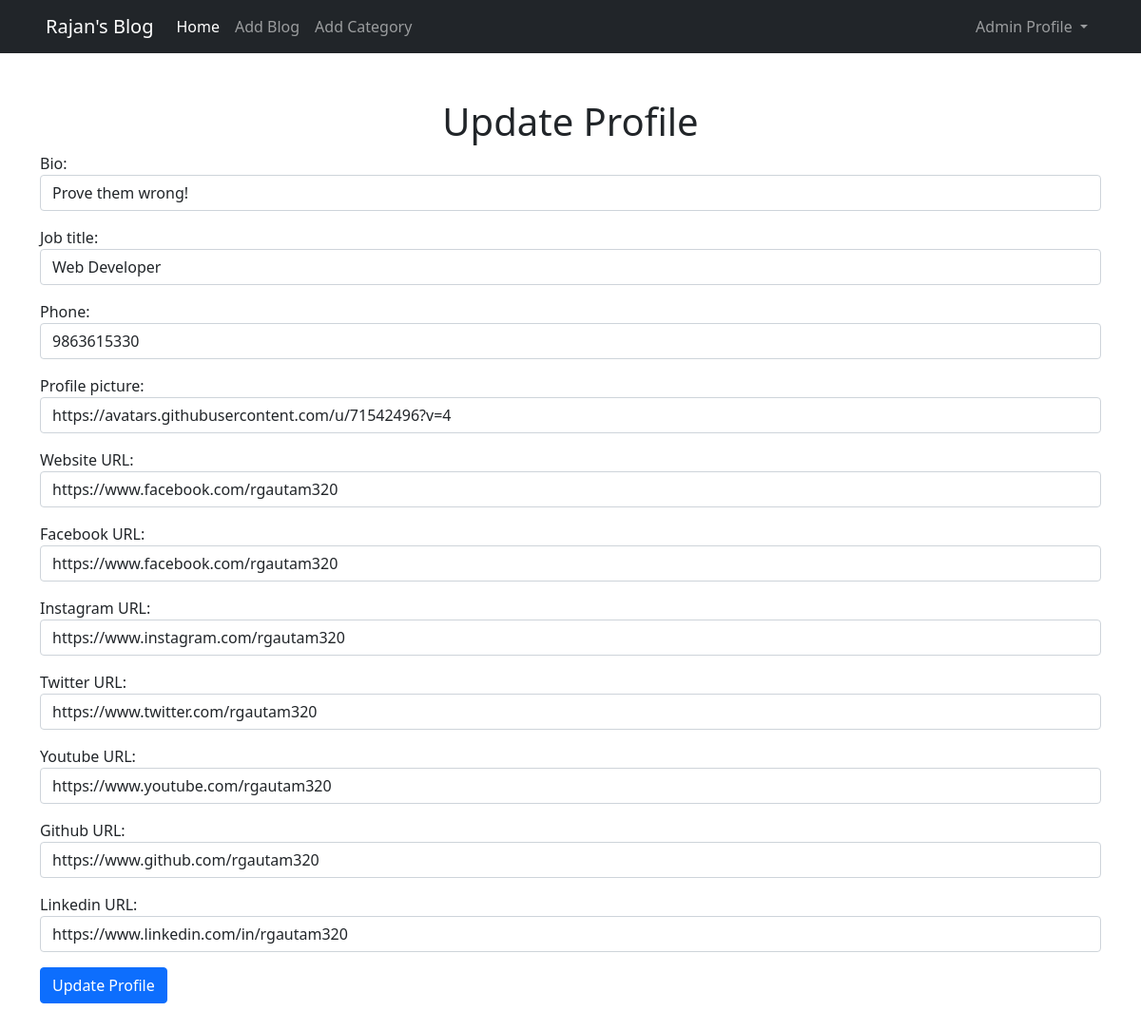
Screenshot of /members/14/edit_profile_page/ (signed in) with the database file from the repository.
### theblog/models.py (models this page shows, shortened)
class Profile(models.Model):
    user = models.OneToOneField(User, null=True, on_delete=models.CASCADE)
    bio = models.CharField(max_length=255)
    job_title = models.CharField(null=True, blank=True, max_length=255)
    phone = models.CharField(null=True, blank=True, max_length=10)
    profile_picture = models.CharField(max_length=255, default="")
    website_URL = models.CharField(null=True, blank=True, max_length=255)
    facebook_URL = models.CharField(null=True, blank=True, max_length=255)
    twitter_URL = models.CharField(null=True, blank=True, max_length=255)
    instagram_URL = models.CharField(null=True, blank=True, max_length=255)
    youtube_URL = models.CharField(null=True, blank=True, max_length=255)
    github_URL = models.CharField(null=True, blank=True, max_length=255)
    linkedin_URL = models.CharField(null=True, blank=True, max_length=255)

### members/views.py (the view)
class EditProfilePage(UpdateView):
    model = Profile
    template_name = 'registration/edit_profile_page.html'
    form_class = ProfilePageCreateForm
    success_url = reverse_lazy('home')

### members/forms.py
class ProfilePageCreateForm(forms.ModelForm):
    class Meta:
        model = Profile
        fields = ('bio', 'job_title', 'phone', 'profile_picture', 'website_URL', 'facebook_URL',
                  'instagram_URL', 'twitter_URL', 'youtube_URL', 'github_URL', 'linkedin_URL')
        widgets = {
            'bio': forms.TextInput(attrs={'class': 'form-control'}),
            'job_title': forms.TextInput(attrs={'class': 'form-control'}),
            'phone': forms.TextInput(attrs={'class': 'form-control'}),
            'profile_picture': forms.TextInput(attrs={'class': 'form-control'}),
            'website_URL': forms.TextInput(attrs={'class': 'form-control'}),
            'facebook_URL': forms.TextInput(attrs={'class': 'form-control'}),
            'twitter_URL': forms.TextInput(attrs={'class': 'form-control'}),
            'instagram_URL': forms.TextInput(attrs={'class': 'form-control'}),
            'youtube_URL': forms.TextInput(attrs={'class': 'form-control'}),
            'github_URL': forms.TextInput(attrs={'class': 'form-control'}),
            'linkedin_URL': forms.TextInput(attrs={'class': 'form-control'}),
        }

### members/templates/registration/edit_profile_page.html (shortened to what this page needs)
{% extends 'basic.html' %}
{% block content %}
{% if user.is_authenticated %}
{% if user.profile.id %}
<h1 class="text-center text-dark">Update Profile</h1>
<div class="form-group">
    <form method="POST" enctype="multipart/form-data">
        {{ form.as_p }}
        <button class="btn btn-primary">Update Profile</button>
    </form>
</div>
{% endif %}
{% else %}
<h1 class="text-center">You're not allowed here! (And you know it...)<a href="{% url 'home' %}"><button
            class="btn btn-secondary">Go Back</button></a></h1>
{% endif %}
{% endblock %}

### theblog/templates/basic.html (shortened to what this page needs)
{% load static %}
<!DOCTYPE html>
<html lang="en">
	<head>
		<link
			href="https://cdn.jsdelivr.net/npm/bootstrap@5.0.0-beta3/dist/css/bootstrap.min.css"
			rel="stylesheet"
		/>
		<link
			href="https://maxcdn.bootstrapcdn.com/font-awesome/4.7.0/css/font-awesome.min.css"
			rel="stylesheet"
		/>
	</head>
	<body>
		<nav class="navbar navbar-expand-lg navbar-dark bg-dark">
			<div class="container-fluid px-5">
				<a class="navbar-brand" href="/">Rajan's Blog</a>
				<div class="collapse navbar-collapse" id="navbarSupportedContent">
					<ul class="navbar-nav me-auto mb-2 mb-lg-0">
						<li class="nav-item">
							<a
								class="nav-link active"
								aria-current="page"
								href="{% url 'home' %}"
								>Home</a
							>
						</li>
						 {% if user.is_authenticated %} {% if user.profile.id %}
						<li class="nav-item">
							<a class="nav-link" href="{% url 'addblogpost' %}"
								>Add Blog</a
							>
						</li>
						{% endif %} {% if user.id == 1 %}
						<li class="nav-item">
							<a class="nav-link" href="{% url 'addcategory' %}"
								>Add Category</a
							>
						</li>
						{% endif %} {% endif %}
					</ul>
					{% if user.is_authenticated %}
					<ul class="navbar-nav mb-2 mb-lg-0" style="color: black">
						<li class="nav-item dropdown">
							<a
								class="nav-link dropdown-toggle"
								href="#"
								id="navbarDropdown"
								role="button"
								data-bs-toggle="dropdown"
								aria-expanded="false"
							>
								<span>{{user.first_name}}</span> Profile
							</a>
						</li>
					</ul>
					{% endif %}
				</div>
			</div>
		</nav>
		<div class="container my-5">{% block content %} {% endblock %}</div>
	</body>
</html>

### theblog/templates/basic.html (style rules this page uses)
* { box-sizing: border-box; }

### rows the page displays
Profile: bio "Prove them wrong!", job_title "Web Developer", phone "9863615330", profile_picture "https://avatars.githubusercontent.com/u/71542496?v=4", website_URL "https://www.facebook.com/rgautam320", facebook_URL "https://www.facebook.com/rgautam320", instagram_URL "https://www.instagram.com/rgautam320", twitter_URL "https://www.twitter.com/rgautam320", youtube_URL "https://www.youtube.com/rgautam320", github_URL "https://www.github.com/rgautam320", linkedin_URL "https://www.linkedin.com/in/rgautam320"

### other values shown
{{ user.first_name }} "Admin"
